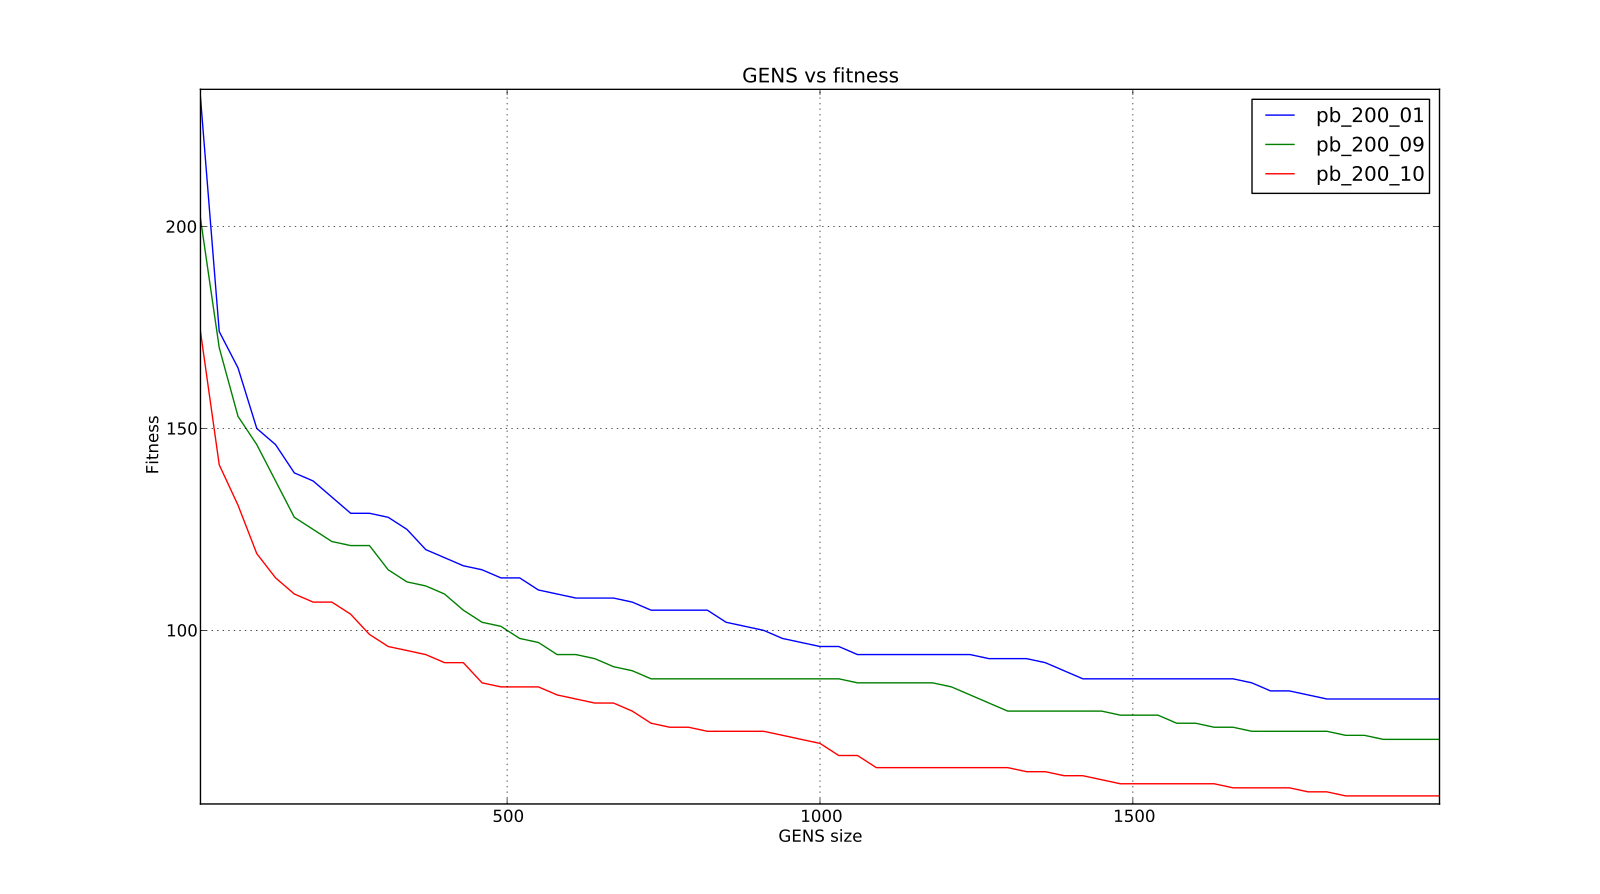

Reproduce this figure in Python.
import matplotlib.pyplot as p
from pylab import *

gens_1 , gens_2, gens_3 = [], [], [];
fit_1 , fit_2, fit_3 = [], [], [];
time_1 , time_2, time_3 = [], [], [];

total_time_1 = 0
total_time_2 = 0
total_time_3 = 0

f1, f2, f3  = open("pb_200_01.res","r"),  open("pb_200_09.res","r"),  open("pb_200_10.res","r")

while 1:
	line = f1.readline()
	if not line:
		break
	else:
		tmp = line.replace("\n","").split(" ")
		gens_1.append(int(tmp[0]))
		fit_1.append(int(tmp[1]))
		time_1.append(float(tmp[2]))
		total_time_1 = total_time_1 + float(tmp[2])

while 1:
	line = f2.readline()
	if not line:
		break
	else:
		tmp = line.replace("\n","").split(" ")
		gens_2.append(int(tmp[0]))
		fit_2.append(int(tmp[1]))
		time_2.append(float(tmp[2]))
		total_time_2 = total_time_2 + float(tmp[2])


while 1:
	line = f3.readline()
	if not line:
		break
	else:
		tmp = line.replace("\n","").split(" ")
		gens_3.append(int(tmp[0]))
		fit_3.append(int(tmp[1]))
		time_3.append(float(tmp[2]))
		total_time_3 = total_time_3 + float(tmp[2])

f1.close()
f2.close()
f3.close()

plot1 = p.plot(gens_1,fit_1,label='pb_200_01')
plot2 = p.plot(gens_1,fit_2,label='pb_200_09')
plot3 = p.plot(gens_1,fit_3,label='pb_200_10')

title('GENS vs fitness')
legend((plot1,plot2,plot3),('pb_200_01','pb_200_09','pb_200_10'),loc='upper right')
grid(True)
p.axis([10,1990,min([min(fit_1),min(fit_2),min(fit_3)])-2,max([max(fit_1),max(fit_2),max(fit_3)])+2],0.01)
xlabel('GENS size')
ylabel('Fitness')
p.show()


fit_1.sort()
fit_2.sort()
fit_3.sort()

print "Mejor fitness: "+str(fit_1[0])
print "Peor fitness: "+str(fit_1[len(fit_1)-1])
print "Tiempo Total: "+str(total_time_1)
print
print "Mejor fitness: "+str(fit_2[0])
print "Peor fitness: "+str(fit_2[len(fit_2)-1])
print "Tiempo Total: "+str(total_time_2)
print
print "Mejor fitness: "+str(fit_3[0])
print "Peor fitness: "+str(fit_3[len(fit_3)-1])
print "Tiempo Total: "+str(total_time_3)
